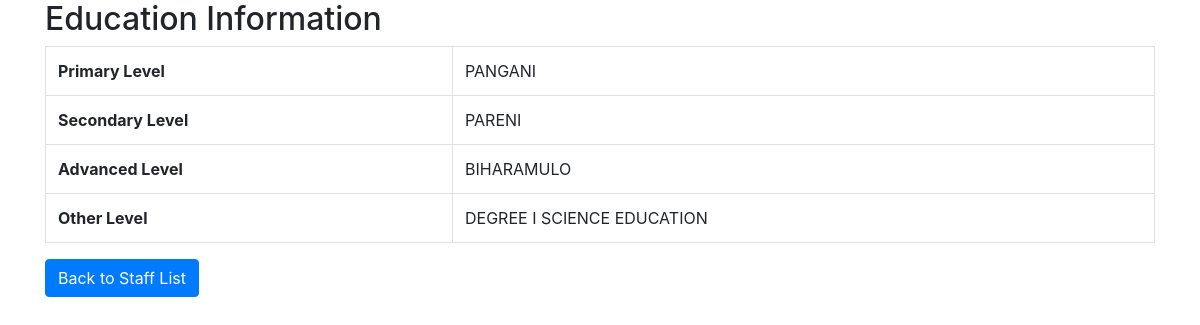
Page /view_education.php?staff_registration_number=2024000010 on the committed database.
### tables this page shows
CREATE TABLE `staff_education` (
  `education_id` int(11) NOT NULL,
  `staff_registration_number` varchar(20) DEFAULT NULL,
  `primary_level` varchar(100) DEFAULT NULL,
  `secondary_level` varchar(100) DEFAULT NULL,
  `advanced_level` varchar(100) DEFAULT NULL,
  `other_level` text DEFAULT NULL,
  `secondary_level_file` longblob DEFAULT NULL,
  `advanced_level_file` longblob DEFAULT NULL,
  `other_level_file` longblob DEFAULT NULL
);

### view_education.php (the view, shortened to what this page needs)
<?php
include('db_connection.php');
$staff_registration_number = isset($_GET['staff_registration_number']) ? htmlspecialchars($_GET['staff_registration_number']) : '';
$query = "SELECT * FROM staff_education WHERE staff_registration_number = ?";
if ($stmt = $conn->prepare($query)) {
    $stmt->bind_param("s", $staff_registration_number);
    $stmt->execute();
    $result = $stmt->get_result();
    if ($result->num_rows > 0) {
        $education = $result->fetch_assoc();
    } else {
        echo "No education information found for this staff.";
    }
} else {
    echo "Error preparing query: " . $conn->error;
}
?>
<!DOCTYPE html>
<html lang="en">
<head>
    <link rel="stylesheet" href="path/to/bootstrap.css">
</head>
<body>
    <div class="container">
        <h2>Education Information</h2>
        <?php if (isset($education)): ?>
            <table class="table table-bordered">
                <tr>
                    <th>Primary Level</th>
                    <td><?php echo htmlspecialchars($education['primary_level']); ?></td>
                </tr>
                <tr>
                    <th>Secondary Level</th>
                    <td><?php echo htmlspecialchars($education['secondary_level']); ?></td>
                </tr>
                <tr>
                    <th>Advanced Level</th>
                    <td><?php echo htmlspecialchars($education['advanced_level']); ?></td>
                </tr>
                <tr>
                    <th>Other Level</th>
                    <td><?php echo htmlspecialchars($education['other_level']); ?></td>
                </tr>
            </table>
        <?php else: ?>
            <p>No education information available.</p>
        <?php endif; ?>
        <a href="view_staff.php" class="btn btn-primary">Back to Staff List</a>
    </div>
</body>
</html>

### rows in the picture
staff_education: primary_level "PANGANI", secondary_level "PARENI", advanced_level "BIHARAMULO", other_level "DEGREE I SCIENCE EDUCATION"
